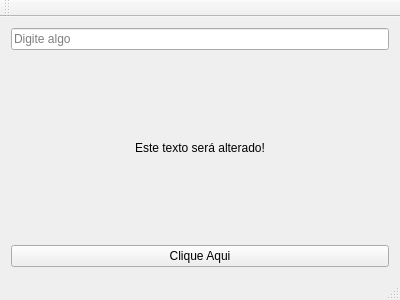
<?xml version="1.0" encoding="UTF-8"?>
<ui version="4.0">
 <class>MainWindow</class>
 <widget class="QMainWindow" name="MainWindow">
  <property name="geometry">
   <rect>
    <x>0</x>
    <y>0</y>
    <width>400</width>
    <height>300</height>
   </rect>
  </property>
  <property name="windowTitle">
   <string>Olá Mundo</string>
  </property>
  <widget class="QWidget" name="centralWidget">
   <layout class="QVBoxLayout" name="verticalLayout">
    <item>
     <widget class="QLineEdit" name="lineEdit">
      <property name="placeholderText">
       <string>Digite algo</string>
      </property>
     </widget>
    </item>
    <item>
     <widget class="QLabel" name="label">
      <property name="text">
       <string>Este texto será alterado!</string>
      </property>
      <property name="alignment">
       <set>Qt::AlignCenter</set>
      </property>
     </widget>
    </item>
    <item>
     <widget class="QPushButton" name="pushButton">
      <property name="text">
       <string>Clique Aqui</string>
      </property>
     </widget>
    </item>
   </layout>
  </widget>
  <widget class="QMenuBar" name="menuBar">
   <property name="geometry">
    <rect>
     <x>0</x>
     <y>0</y>
     <width>400</width>
     <height>22</height>
    </rect>
   </property>
  </widget>
  <widget class="QToolBar" name="mainToolBar">
   <attribute name="toolBarArea">
    <enum>TopToolBarArea</enum>
   </attribute>
   <attribute name="toolBarBreak">
    <bool>false</bool>
   </attribute>
  </widget>
  <widget class="QStatusBar" name="statusBar"/>
 </widget>
 <layoutdefault spacing="6" margin="11"/>
 <resources/>
 <connections/>
</ui>
